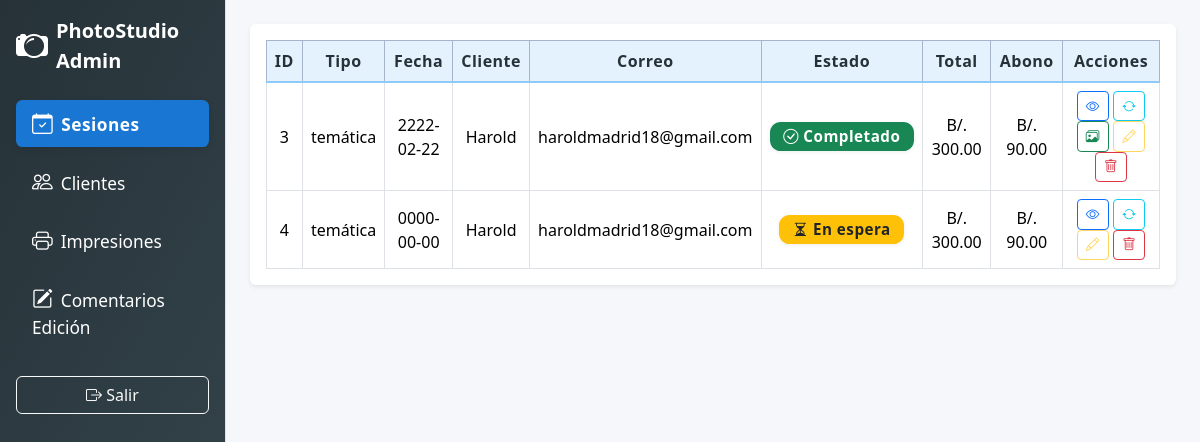
The app's page /pantallas/admin_galeria.php (signed in) with its own data.
### tables this page shows
CREATE TABLE `sesiones` (
  `id_sesion` int(11) NOT NULL,
  `cliente_id` int(11) NOT NULL,
  `tipo_sesion` enum('cobertura de evento','temática','estudio','exterior','corporativo','familiar','retrato','otro') NOT NULL,
  `descripcion_sesion` text NOT NULL,
  `duracion_sesion` varchar(50) NOT NULL,
  `precio_base` decimal(10,2) DEFAULT NULL,
  `lugar_sesion` enum('estudio','domicilio','exterior') NOT NULL,
  `direccion_sesion` varchar(255) DEFAULT NULL,
  `estilo_fotografia` enum('clasico','moderno','creativo','otro') NOT NULL,
  `servicios_adicionales` text DEFAULT NULL,
  `otros_datos` varchar(200) DEFAULT NULL,
  `total_pagar` decimal(10,2) NOT NULL,
  `abono_inicial` decimal(10,2) NOT NULL,
  `saldo` decimal(10,2) GENERATED ALWAYS AS (`total_pagar` - `abono_inicial`) STORED,
  `fecha_sesion` date NOT NULL,
  `hora_sesion` time NOT NULL,
  `estado` enum('en_espera','completado','cancelado') NOT NULL DEFAULT 'en_espera',
  `creado_en` datetime NOT NULL DEFAULT current_timestamp()
);

CREATE TABLE `clientes` (
  `id_cliente` int(11) NOT NULL,
  `cedula` varchar(13) DEFAULT NULL,
  `nombre_completo` varchar(100) NOT NULL,
  `telefono_celular` varchar(20) NOT NULL,
  `correo` varchar(100) NOT NULL,
  `contrasena_hash` char(64) DEFAULT NULL,
  `token_confirmacion` char(64) DEFAULT NULL,
  `vencimiento_token` datetime DEFAULT NULL,
  `esta_activo` tinyint(1) NOT NULL DEFAULT 0,
  `fecha_registro` datetime NOT NULL DEFAULT current_timestamp(),
  `fecha_confirmacion` datetime DEFAULT NULL
);

### pantallas/admin_galeria.php (the view, shortened to what this page needs)
<?php
$pdo = DatabaseConnection::getInstance()->getConnection();
$sessions = $pdo->query(
  "SELECT s.id_sesion, s.tipo_sesion, s.fecha_sesion,
          s.total_pagar, s.abono_inicial, s.estado,
          c.nombre_completo, c.correo,
          s.descripcion_sesion, s.duracion_sesion,
          s.lugar_sesion, s.direccion_sesion,
          s.estilo_fotografia, s.servicios_adicionales, s.otros_datos
     FROM sesiones s
     JOIN clientes c ON s.cliente_id=c.id_cliente
     ORDER BY s.fecha_sesion DESC"
)->fetchAll(PDO::FETCH_ASSOC);
?>
<!DOCTYPE html>
<html lang="es">
<head>
  <link href="https://cdn.jsdelivr.net/npm/bootstrap@5.3.2/dist/css/bootstrap.min.css" rel="stylesheet">
  <link rel="stylesheet" href="https://cdn.jsdelivr.net/npm/bootstrap-icons@1.11.3/font/bootstrap-icons.css">
</head>
<body>
  <div class="d-flex" style="min-height:100vh;">
    <nav class="sidebar bg-dark text-white p-3" style="width:260px;min-height:100vh;box-shadow:0 0 20px rgba(0,0,0,.08);">
      <div class="d-flex align-items-center mb-4">
        <i class="bi bi-camera2" style="font-size:2em;"></i>
        <span class="ms-2 fw-bold fs-5">PhotoStudio Admin</span>
      </div>
      <ul class="nav flex-column gap-2">
        <li class="nav-item">
          <a class="nav-link text-white active" id="sesiones-tab" data-bs-toggle="tab" data-bs-target="#sesiones" href="#sesiones">
            <i class="bi bi-calendar-check me-2"></i>Sesiones
          </a>
        </li>
        <li class="nav-item">
          <a class="nav-link text-white" id="clientes-tab" data-bs-toggle="tab" data-bs-target="#clientes" href="#clientes">
            <i class="bi bi-people me-2"></i>Clientes
          </a>
        </li>
        <li class="nav-item">
          <a class="nav-link text-white" id="impresiones-tab" data-bs-toggle="tab" data-bs-target="#impresiones" href="#impresiones">
            <i class="bi bi-printer me-2"></i>Impresiones
          </a>
        </li>
        <li class="nav-item">
          <a class="nav-link text-white" href="admin_comentarios_edicion.php">
            <i class="bi bi-pencil-square me-2"></i>Comentarios Edición
          </a>
        </li>
      </ul>
      <div class="mt-auto pt-4">
        <a href="logout.php" class="btn btn-outline-light w-100">
          <i class="bi bi-box-arrow-right"></i> Salir
        </a>
      </div>
    </nav>
    <div class="flex-grow-1 p-4" style="background:#f5f7fa;">
      <div class="tab-content" id="adminTabsContent">
      <div class="tab-pane fade show active" id="sesiones" role="tabpanel">
        <div class="table-responsive rounded shadow-sm bg-white p-3 mb-4">
          <table class="table table-bordered table-hover align-middle mb-0">
            <thead class="table-primary">
              <tr class="align-middle text-center">
                <th>ID</th>
                <th>Tipo</th>
                <th>Fecha</th>
                <th>Cliente</th>
                <th>Correo</th>
                <th>Estado</th>
                <th>Total</th>
                <th>Abono</th>
                <th>Acciones</th>
              </tr>
            </thead>
            <tbody>
            <?php foreach ($sessions as $s): ?>
              <tr class="text-center">
                <td><?= $s['id_sesion'] ?></td>
                <td><?= htmlspecialchars($s['tipo_sesion']) ?></td>
                <td><?= $s['fecha_sesion'] ?></td>
                <td><?= htmlspecialchars($s['nombre_completo']) ?></td>
                <td><?= htmlspecialchars($s['correo']) ?></td>
                <td>
                  <?php
                  $estado = strtolower($s['estado']);
                  if ($estado === 'en_espera') {
                    echo '<span class="badge badge-status bg-warning text-dark"><i class="bi bi-hourglass-split"></i> En espera</span>';
                  } elseif ($estado === 'completado') {
                    echo '<span class="badge badge-status bg-success"><i class="bi bi-check-circle"></i> Completado</span>';
                  } elseif ($estado === 'cancelado') {
                    echo '<span class="badge badge-status bg-danger"><i class="bi bi-x-circle"></i> Cancelado</span>';
                  } else {
                    echo htmlspecialchars($s['estado']);
                  }
                  ?>
                </td>
                <td>B/. <?= number_format($s['total_pagar'],2) ?></td>
                <td>B/. <?= number_format($s['abono_inicial'],2) ?></td>
                <td>
                  <button class="btn btn-sm btn-outline-primary" data-bs-toggle="modal" data-bs-target="#verSesionModal<?= $s['id_sesion'] ?>"><i class="bi bi-eye"></i></button>
                  <button class="btn btn-sm btn-outline-info" data-bs-toggle="modal" data-bs-target="#estadoSesionModal<?= $s['id_sesion'] ?>"><i class="bi bi-arrow-repeat"></i></button>
                  <?php if (strtolower($s['estado']) === 'completado'): ?>
                    <button class="btn btn-sm btn-outline-success" data-bs-toggle="modal" data-bs-target="#crearGaleriaModal<?= $s['id_sesion'] ?>"><i class="bi bi-images"></i></button>
                  <?php endif; ?>
                  <button class="btn btn-sm btn-outline-warning" disabled><i class="bi bi-pencil"></i></button>
                  <a href="?accion=eliminar&id=<?= $s['id_sesion'] ?>" class="btn btn-sm btn-outline-danger" onclick="return confirm('¿Seguro que deseas eliminar esta sesión?');"><i class="bi bi-trash"></i></a>
                </td>
              </tr>
            <?php endforeach; ?>
            </tbody>
          </table>
        </div>
      </div>
    </div>
  </div>
    </div>
</body>
</html>

### pantallas/admin_galeria.php (style rules this page uses)
body { background: #eceff1; }
.badge-status { font-weight: 600; }
.btn-sm { font-size: .8rem; }
body { background: linear-gradient(120deg,#e3f2fd 0%,#f5f7fa 100%); }
.sidebar .nav-link.active, .sidebar .nav-link:hover { background: #1976d2; color: #fff; border-radius: .4rem; font-weight: 600; box-shadow: 0 2px 8px rgba(0,0,0,.08); letter-spacing: .5px; transition: background .2s; }
.sidebar { border-right: 1px solid #e0e0e0; background: linear-gradient(120deg,#263238 0%,#37474f 100%); }
.sidebar .nav-link { color: #b0bec5; font-size: 1.08em; margin-bottom: .2em; }
.sidebar .nav-link i { font-size: 1.2em; }
.table thead th { background: #e3f2fd; color: #263238; font-weight: 700; border-bottom: 2px solid #90caf9; letter-spacing: .5px; }
.table tbody tr { transition: box-shadow .2s; }
.badge-status { font-size: .95em; padding: .45em .9em; border-radius: .7em; box-shadow: 0 1px 4px rgba(0,0,0,.07); letter-spacing: .5px; }
.btn-sm { font-size: .85em; font-weight: 500; border-radius: .3em; letter-spacing: .5px; }

### records on screen
sesiones: id_sesion "3", tipo_sesion "temática", fecha_sesion "2222-02-22", cliente.nombre_completo "Harold", cliente.correo "haroldmadrid18@gmail.com", estado "completado" (drawn), total_pagar "300.00", abono_inicial "90.00"
sesiones: id_sesion "4", tipo_sesion "temática", fecha_sesion "0000-00-00", cliente.nombre_completo "Harold", cliente.correo "haroldmadrid18@gmail.com", estado "en_espera" (drawn), total_pagar "300.00", abono_inicial "90.00"
